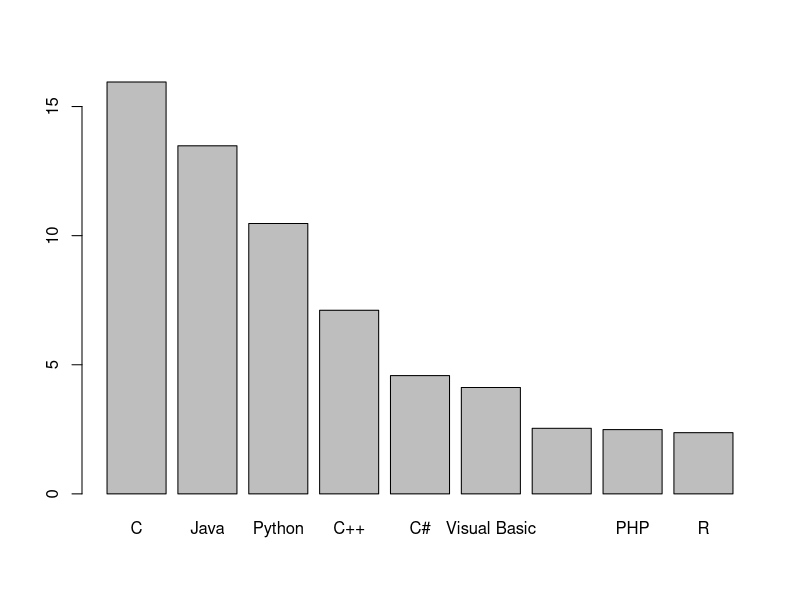

The R script that drew this image:
languages <- data.frame(
   id = c(1:9),
   name = c("C", "Java", "Python", "C++", "C#", "Visual Basic", "JavaScript", "PHP", "R"),
   usage = c(15.95, 13.48, 10.47, 7.11, 4.58, 4.12, 2.54, 2.49, 2.37),
   change = c(0.74, -3.18, 0.59, 1.48, 1.18, 0.83, 0.41, 0.62, 1.33)
)

barplot(languages$usage, names.arg=languages$name)
